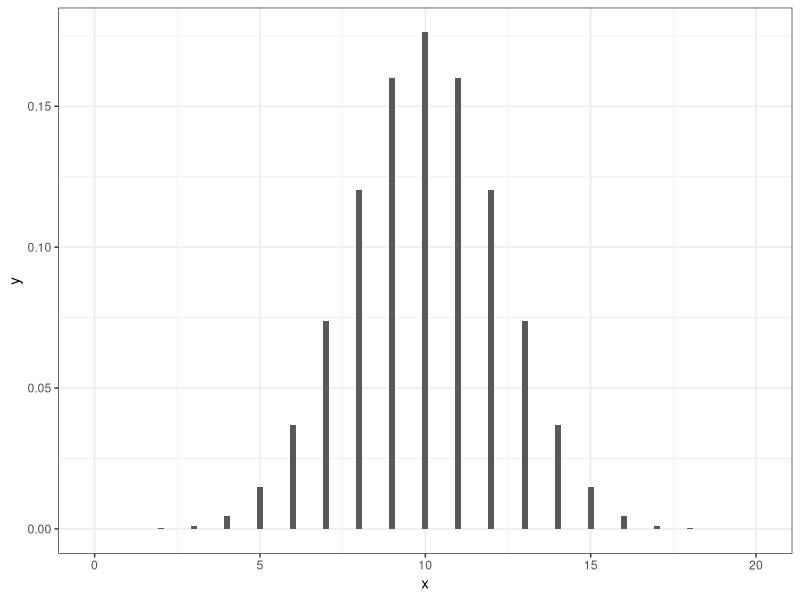
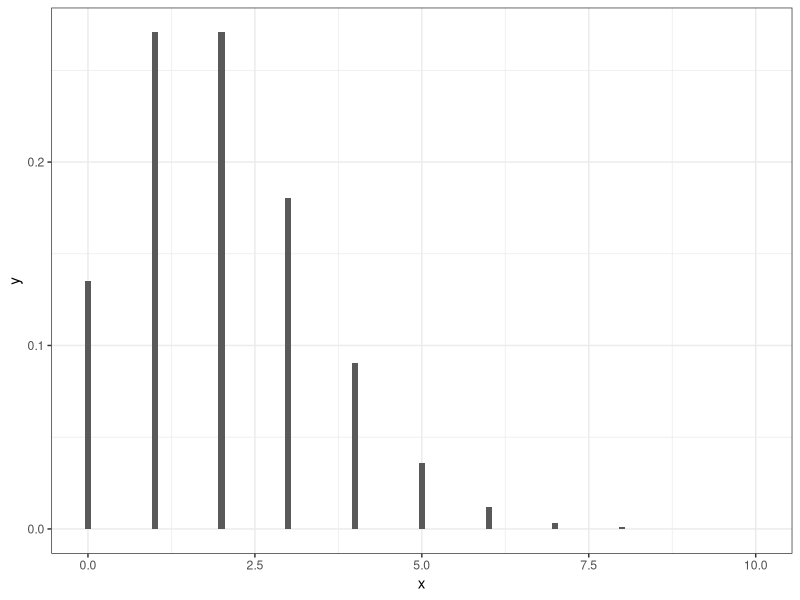
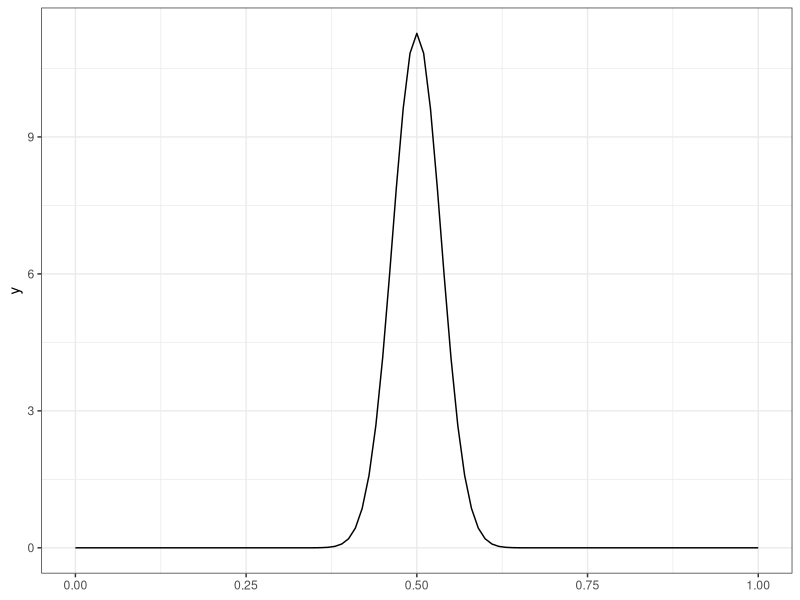
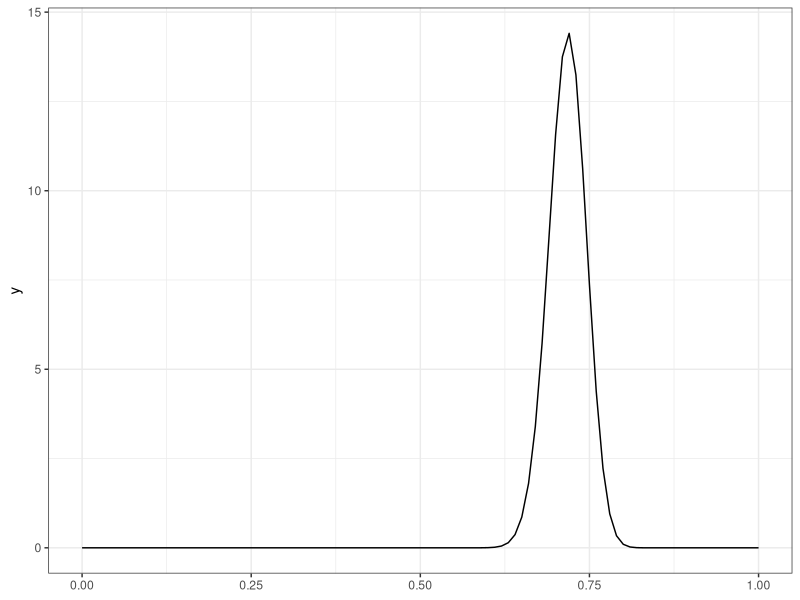
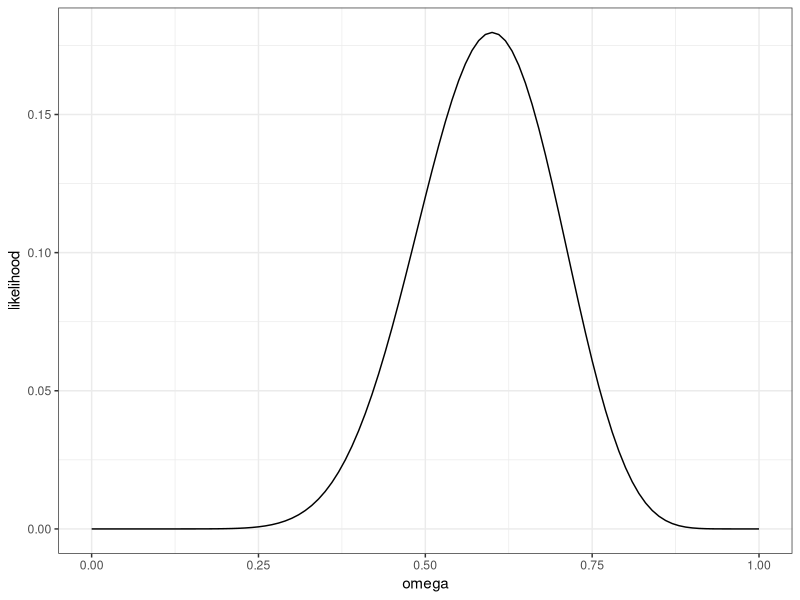

Write the R code that produced these figures, in order.

## ------------------------------------------------------------------------
library(ggplot2)
library(dplyr)

theme_set(theme_bw())

# 1. Statistical model

# Plot binomial distribution
df <- tibble(x = 0:20)
ggplot(df, aes(x))+
  stat_function(fun = dbinom,
                args = list(size = 20, prob = 0.5),
                geom = "bar")
  


# Exercise 1.5
#Choose a Bayesian model for the number of goals scored in a match in the first division of the Spanish soccer league, and argue in favor of it.
# use and plot poisson distribution
#plot poisson distribution
df <- tibble(x = 0:10)
ggplot(df, aes(x))+
  stat_function(fun = dpois,
                args = list(lambda = 2),
                geom = "bar")



# 3. Bayesian model

# Exercise coin
ggplot() +
  stat_function(fun = dbeta, 
                args = list(shape1 = 100, shape2 = 100)) +
  xlim(c(0, 1))



# Exercise world
ggplot() +
  stat_function(fun = dbeta, 
                args = list(shape1 = 190, shape2 = 75)) +
  xlim(c(0, 1))

## ------------------------------------------------------------------------

# 4. Likelihood function

# Exercise likelihood:

df <- tibble(
  omega = seq(0, 1, 0.01), 
  likelihood = dbinom(12, 20, omega)) 

ggplot(df) +
  geom_line(aes(omega, likelihood))



## ------------------------------------------------------------------------
## Predictive simulation

# Simulate 10000 draws from prior density: p_sim

# Simulate 10000 draws from the predictive density: y_sim

# Plot the prior predictive density

# Compute the probability of less than 5 tails

# Find a 90 percent prediction interval for the number of tails




# Exercise 1.4

# a) Choose the parameters of a conjugate prior distribution (gamma), 
# and explain why you choose them (it might be useful to draw the 
# prior predictive distribution to back your choice up).



# b) Draw in the same graph the prior distribution and the 
# likelihood function.



# c) Draw the prior predictive distribution.



# Now, assume that the members of the association know nothing 
# about the number of weekly visitors:
# d) Choose the parameters of a conjugate prior distribution in 
# that case.
